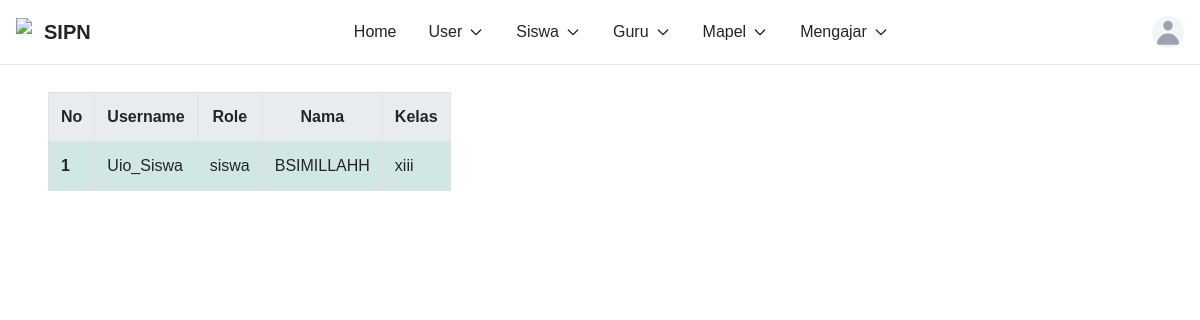
The page /nayla.php (signed in) on the database its author committed.
### tables this page shows
CREATE TABLE `siswa` (
  `id` int NOT NULL,
  `nis` varchar(10) NOT NULL,
  `nama` varchar(100) NOT NULL,
  `kelas` varchar(10) NOT NULL,
  `jenis_kelamin` enum('L','P') NOT NULL,
  `users_id` int NOT NULL
);

CREATE TABLE `users` (
  `id` int NOT NULL,
  `username` varchar(50) NOT NULL,
  `password` varchar(255) NOT NULL,
  `role` enum('admin','guru','siswa') NOT NULL,
  `created_at` timestamp NOT NULL
);

### nayla.php (the view, shortened to what this page needs)
<?php
$sql = "SELECT
            users.username,
            users.role,
            nama AS nama,
            siswa.kelas
        FROM users
        INNER JOIN siswa ON users.id = siswa.id
        WHERE users.role = 'siswa'
        ORDER BY siswa.id ASC";
$query = mysqli_query($koneksi, $sql);
$dataSiswa = [];
while ($row = mysqli_fetch_assoc($query)) {
    $dataSiswa[] = $row;
}
require_once 'navbar.php';
?>
<link rel="stylesheet"
href="https://cdn.datatables.net/2.3.4/css/dataTables.bootstrap5.min.css">
<div class="container-tabel">
    <h1 class="judul">
    </h1>
    <div class="table-responsive">
        <table id="tabelSiswa"
               class="table table-bordered table-hover">
            <thead>
                <tr>
                    <th>No</th>
                    <th>Username</th>
                    <th>Role</th>
                    <th>Nama</th>
                    <th>Kelas</th>
                </tr>
            </thead>
            <tbody>
                <?php
                $no = 1;
                foreach ($dataSiswa as $data) {
                ?>
                    <tr>
                        <td><?= $no++ ?></td>
                        <td>
                            <?= htmlspecialchars($data['username']) ?>
                        </td>
                        <td>
                            <?= htmlspecialchars($data['role']) ?>
                        </td>
                        <td>
                            <?= htmlspecialchars($data['nama'] ?? '') ?>
                        </td>
                        <td>
                            <?= htmlspecialchars($data['kelas'] ?? '') ?>
                        </td>
                    </tr>
                <?php } ?>
            </tbody>
        </table>
    </div>
</div>

### nayla.php (style rules this page uses)
body { background: #fff; font-family: Arial, sans-serif; color: #212529; }
.judul { text-align: center; font-size: 38px; font-weight: 600; margin-top: 10px; margin-bottom: 25px; }
.container-tabel { width: 92%; margin: 0 auto; }
#tabelSiswa thead th { background-color: #e9ecef; font-weight: bold; padding: 12px; border: 1px solid #dee2e6; }
#tabelSiswa tbody td { padding: 12px; border: 1px solid #dee2e6; vertical-align: middle; }
#tabelSiswa tbody tr:nth-child(odd) { background-color: #d1e7e5; }
#tabelSiswa tbody td:first-child { font-weight: bold; }

### rows shown on the page
siswa: users.username "Uio_Siswa", users.role "siswa", nama "BSIMILLAHH", kelas "xiii"
